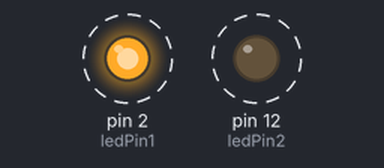
This sketch was run on a simulated Arduino Uno, built with avr-gcc and run on an emulated ATmega328P. Shown: output pins drawn as LEDs (lit = HIGH). Dashed ring = blinking.

Above: at 0.5 s.
Timing chart, 0 to 4.6 s (numbered marks = the images above):
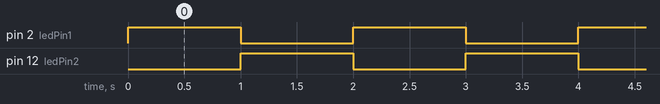

The sketch:

led_blink.ino
```cpp
#define ledPin1 2
#define ledPin2 12

void setup() {
    pinMode(ledPin1, OUTPUT);
    pinMode(ledPin2, OUTPUT);
}

void loop() {
    digitalWrite(ledPin1, HIGH); // Turn LED on
    digitalWrite(ledPin2, LOW);
    delay(1000);                // Wait 1 second
    digitalWrite(ledPin1, LOW);  // Turn LED off
    digitalWrite(ledPin2, HIGH);
    delay(1000);                // Wait 1 second
}
```

Measured:
- by itself, pin 2 (ledPin1), pin 12 (ledPin2): alternates HIGH for 1.0 s and LOW for 1.0 s
